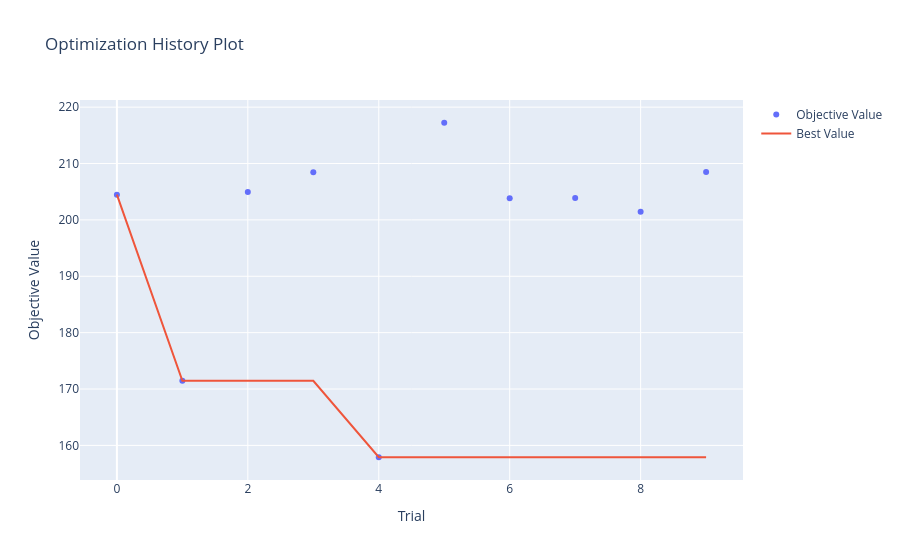

Notebook code for this chart:
### Markdown cell above
## Visualizing the Optimization process

### Best Performance over Time
Optuna provides built-in visualization tools based on Plotly to easily explore our results.

### Code cell
from optuna.visualization import plot_optimization_history

# Plot the optimization history showing the objective value over trials
plot_optimization_history(study)

### Figure 1 — Plotly figure (JSON) as saved in the notebook; plotly's stock layout.template omitted (floating-point values rounded to 4 significant figures)
{"data": [{"mode": "markers", "name": "Objective Value", "x": [0, 1, 2, 3, 4, 5, 6, 7, 8, 9], "y": [204.5, 171.5, 205.0, 208.5, 157.9, 217.2, 203.8, 203.9, 201.4, 208.5], "type": "scatter"}, {"mode": "lines", "name": "Best Value", "x": [0, 1, 2, 3, 4, 5, 6, 7, 8, 9], "y": [204.5, 171.5, 171.5, 171.5, 157.9, 157.9, 157.9, 157.9, 157.9, 157.9], "type": "scatter"}, {"marker": {"color": "#cccccc"}, "mode": "markers", "name": "Infeasible Trial", "showlegend": false, "x": [], "y": [], "type": "scatter"}], "layout": {"title": {"text": "Optimization History Plot"}, "xaxis": {"title": {"text": "Trial"}}, "yaxis": {"title": {"text": "Objective Value"}}}}
